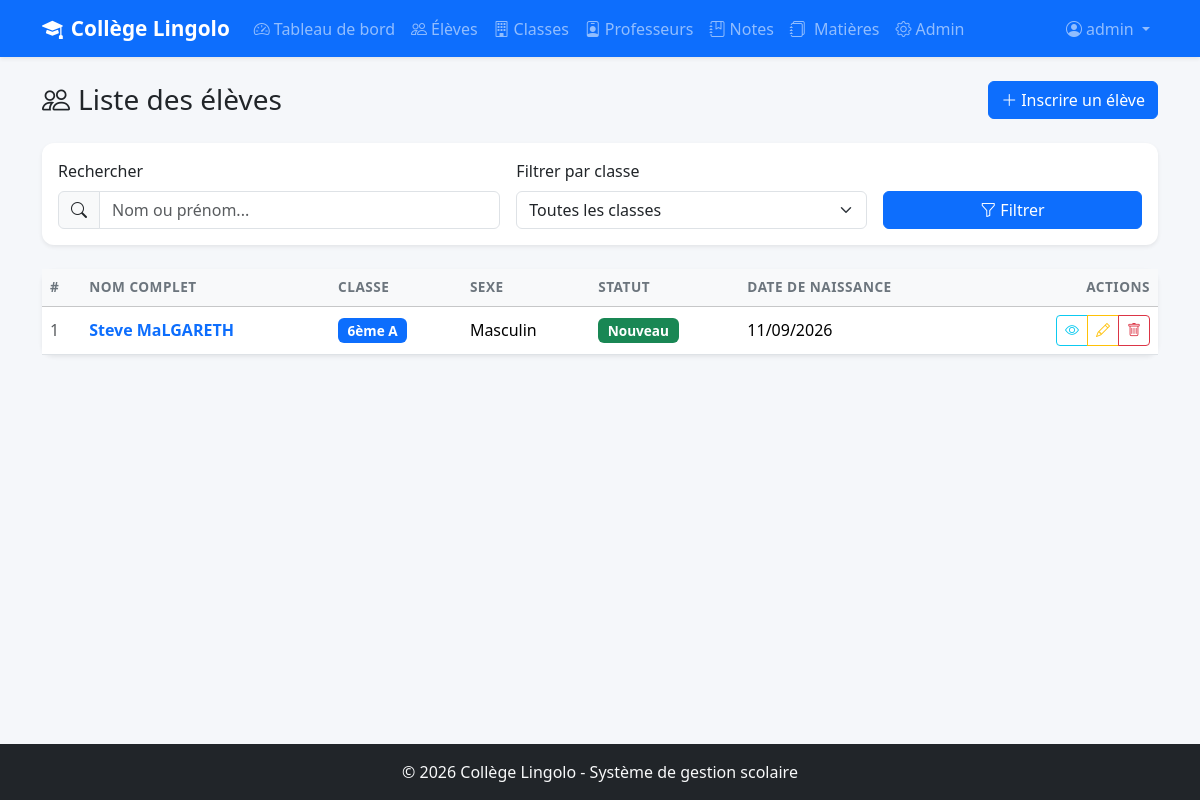
The app's page /eleves/ (signed in) with its own data.
### eleves/models.py (models this page shows, shortened)
class Eleve(models.Model):
    STATUTS = [
        ('nouveau', 'Nouveau'),
        ('redoublant', 'Redoublant'),
    ]
    SEXES = [
        ('M', 'Masculin'),
        ('F', 'Féminin'),
    ]
    nom = models.CharField(
        max_length=100,
        verbose_name="Nom de famille"
    )
    prenom = models.CharField(
        max_length=100,
        verbose_name="Prénom"
    )
    date_naissance = models.DateField(
        verbose_name="Date de naissance",
        help_text="Format : AAAA-MM-JJ (ex: 2010-05-15)"
    )
    sexe = models.CharField(
        max_length=1,
        choices=SEXES,
        default='M',
        verbose_name="Sexe"
    )
    classe = models.ForeignKey(
        Classe,
        on_delete=models.SET_NULL,       # Si la classe est supprimée → NULL
        null=True,                       # Autorise NULL en base de données
        blank=True,                      # Autorise le champ vide dans les forms
        related_name='eleves',           # classe.eleves.all() pour avoir les élèves
        verbose_name="Classe"
    )
    statut = models.CharField(
        max_length=20,
        choices=STATUTS,
        default='nouveau',
        verbose_name="Statut"
    )
    adresse = models.TextField(
        blank=True,                      # blank=True = champ optionnel dans les forms
        default='',                      # Valeur par défaut vide
        verbose_name="Adresse"
    )
    nom_parent = models.CharField(
        max_length=200,
        blank=True,
        default='',
        verbose_name="Nom du parent/tuteur"
    )
    telephone_parent = models.CharField(
        max_length=20,
        blank=True,
        default='',
        verbose_name="Téléphone du parent",
        help_text="Ex: +242 06 xxx xx xx"
    )
    date_inscription = models.DateTimeField(
        auto_now_add=True,
        verbose_name="Date d'inscription"
    )
    class Meta:
        verbose_name = "Élève"
        verbose_name_plural = "Élèves"
        ordering = ['classe', 'nom', 'prenom']  # Tri par classe puis nom

class Classe(models.Model):
    NIVEAUX = [
        ('6eme', '6ème'),
        ('5eme', '5ème'),
        ('4eme', '4ème'),
        ('3eme', '3ème'),
    ]
    niveau = models.CharField(
        max_length=10,
        choices=NIVEAUX,
        verbose_name="Niveau",           # Nom affiché dans l'admin et les forms
        help_text="Niveau scolaire"      # Texte d'aide sous le champ
    )
    lettre = models.CharField(
        max_length=5,
        verbose_name="Lettre",
        help_text="Ex: A, B, C..."
    )
    capacite = models.IntegerField(
        default=50,                      # Valeur par défaut si non renseignée
        verbose_name="Capacité maximale",
        help_text="Nombre maximum d'élèves"
    )
    class Meta:
        verbose_name = "Classe"
        verbose_name_plural = "Classes"
        ordering = ['niveau', 'lettre']
        unique_together = ['niveau', 'lettre']
    def __str__(self):
        return f"{self.get_niveau_display()} {self.lettre}"

### eleves/views.py (the view)
# urls.py: path('eleves/', views.liste_eleves, name='liste_eleves'),
@login_required
def liste_eleves(request):
    query = request.GET.get('q', '')
    classe_id = request.GET.get('classe', '')
    eleves = Eleve.objects.select_related('classe')
    if query:
        eleves = eleves.filter(
            Q(nom__icontains=query) | Q(prenom__icontains=query)
        )
    if classe_id:
        eleves = eleves.filter(classe_id=classe_id)
    classes = Classe.objects.all()
    context = {
        'eleves': eleves,
        'classes': classes,
        'query': query,
        'classe_id': classe_id,
    }
    return render(request, 'eleves/liste_eleves.html', context)

### eleves/templates/eleves/liste_eleves.html (shortened to what this page needs)
{% extends 'eleves/base.html' %}
{% block content %}
<div class="d-flex justify-content-between align-items-center mb-4">
    <h1 class="h3 mb-0">
        <i class="bi bi-people me-2"></i>Liste des élèves
    </h1>
    <a href="{% url 'ajouter_eleve' %}" class="btn btn-primary">
        <i class="bi bi-plus-lg me-1"></i>Inscrire un élève
    </a>
</div>
<div class="card border-0 shadow-sm mb-4">
    <div class="card-body">
        <form method="GET" class="row g-3 align-items-end">
            <div class="col-md-5">
                <label for="q" class="form-label">Rechercher</label>
                <div class="input-group">
                    <span class="input-group-text"><i class="bi bi-search"></i></span>
                    <input type="text" name="q" id="q" class="form-control"
                           placeholder="Nom ou prénom..." value="{{ query }}">
                </div>
            </div>
            <div class="col-md-4">
                <label for="classe" class="form-label">Filtrer par classe</label>
                <select name="classe" id="classe" class="form-select">
                    <option value="">Toutes les classes</option>
                </select>
            </div>
            <div class="col-md-3">
                <button type="submit" class="btn btn-primary w-100">
                    <i class="bi bi-funnel me-1"></i>Filtrer
                </button>
            </div>
        </form>
    </div>
</div>
<div class="card border-0 shadow-sm">
    <div class="card-body p-0">
        <div class="table-responsive">
            <table class="table table-hover align-middle mb-0">
                <thead class="table-light">
                    <tr>
                        <th>#</th>
                        <th>Nom complet</th>
                        <th>Classe</th>
                        <th>Sexe</th>
                        <th>Statut</th>
                        <th>Date de naissance</th>
                        <th class="text-end">Actions</th>
                    </tr>
                </thead>
                <tbody>
                    {% for eleve in eleves %}
                    <tr>
                        <td class="text-muted">{{ forloop.counter }}</td>
                        <td>
                            <a href="{% url 'detail_eleve' eleve.pk %}"
                               class="text-decoration-none fw-semibold">
                                {{ eleve.prenom }} {{ eleve.nom }}
                            </a>
                        </td>
                        <td>
                            {% if eleve.classe %}
                                <a href="{% url 'detail_classe' eleve.classe.pk %}"
                                   class="badge bg-primary text-decoration-none">
                                    {{ eleve.classe }}
                                </a>
                            {% else %}
                                <span class="badge bg-secondary">Non affecté</span>
                            {% endif %}
                        </td>
                        <td>{{ eleve.get_sexe_display }}</td>
                        <td>
                            {% if eleve.statut == 'nouveau' %}
                                <span class="badge bg-success">Nouveau</span>
                            {% else %}
                                <span class="badge bg-warning text-dark">Redoublant</span>
                            {% endif %}
                        </td>
                        <td>{{ eleve.date_naissance|date:"d/m/Y" }}</td>
                        <td class="text-end">
                            <div class="btn-group btn-group-sm">
                                <a href="{% url 'detail_eleve' eleve.pk %}"
                                   class="btn btn-outline-info" title="Voir">
                                    <i class="bi bi-eye"></i>
                                </a>
                                <a href="{% url 'modifier_eleve' eleve.pk %}"
                                   class="btn btn-outline-warning" title="Modifier">
                                    <i class="bi bi-pencil"></i>
                                </a>
                                <a href="{% url 'supprimer_eleve' eleve.pk %}"
                                   class="btn btn-outline-danger" title="Supprimer">
                                    <i class="bi bi-trash"></i>
                                </a>
                            </div>
                        </td>
                    </tr>
                    {% endfor %}
                </tbody>
            </table>
        </div>
    </div>
</div>
{% endblock %}

### eleves/templates/eleves/base.html (shortened to what this page needs)
{% load static %}
<!DOCTYPE html>
<html lang="fr">
<head>
    <link href="https://cdn.jsdelivr.net/npm/bootstrap@5.3.3/dist/css/bootstrap.min.css"
          rel="stylesheet">
    <link href="https://cdn.jsdelivr.net/npm/bootstrap-icons@1.11.3/font/bootstrap-icons.min.css"
          rel="stylesheet">
    <link href="{% static 'css/style.css' %}" rel="stylesheet">
</head>
<body>
    <nav class="navbar navbar-expand-lg navbar-dark bg-primary shadow-sm">
        <div class="container">
            <a class="navbar-brand fw-bold" href="{% url 'dashboard' %}">
                <i class="bi bi-mortarboard-fill me-2"></i>Collège Lingolo
            </a>
            <div class="collapse navbar-collapse" id="navbarNav">
                <ul class="navbar-nav me-auto">
                    <li class="nav-item">
                        <a class="nav-link" href="{% url 'dashboard' %}">
                            <i class="bi bi-speedometer2 me-1"></i>Tableau de bord
                        </a>
                    </li>
                    <li class="nav-item">
                        <a class="nav-link" href="{% url 'liste_eleves' %}">
                            <i class="bi bi-people me-1"></i>Élèves
                        </a>
                    </li>
                    <li class="nav-item">
                        <a class="nav-link" href="{% url 'liste_classes' %}">
                            <i class="bi bi-building me-1"></i>Classes
                        </a>
                    </li>
                    <li class="nav-item">
                        <a class="nav-link" href="{% url 'liste_professeurs' %}">
                            <i class="bi bi-person-badge me-1"></i>Professeurs
                        </a>
                    </li>
                    <li class="nav-item">
                        <a class="nav-link" href="{% url 'liste_notes' %}">
                            <i class="bi bi-journal-bookmark me-1"></i>Notes
                        </a>
                    </li>
                    <li class="nav-item">
                        <a class="nav-link" href="{% url 'liste_matieres' %}">
                           <i class="bi bi-journals me-1"></i> Matières</a>
                    </li>
                    {% if user.is_superuser %}
                    <li class="nav-item">
                        <a class="nav-link" href="{% url 'admin:index' %}">
                            <i class="bi bi-gear me-1"></i>Admin
                        </a>
                    </li>
                    {% endif %}
                </ul>
                <ul class="navbar-nav">
                    <li class="nav-item dropdown">
                        <a class="nav-link dropdown-toggle" href="#"
                           role="button" data-bs-toggle="dropdown">
                            <i class="bi bi-person-circle me-1"></i>{{ user.username }}
                        </a>
                    </li>
                </ul>
            </div>
        </div>
    </nav>
    <main class="container my-4">
        {% block content %}{% endblock %}
    </main>
    <footer class="bg-dark text-light py-3 mt-5">
        <div class="container text-center">
            <p class="mb-0">
                &copy; 2026 Collège Lingolo - Système de gestion scolaire
            </p>
        </div>
    </footer>
</body>
</html>

### static/css/style.css (style rules this page uses)
body { background-color: #f5f7fa; min-height: 100vh; display: flex; flex-direction: column; }
main { flex: 1; }
.card { border-radius: 12px; transition: transform 0.2s ease; }
.navbar-brand { font-size: 1.3rem; }
.table th { font-weight: 600; font-size: 0.85rem; text-transform: uppercase; letter-spacing: 0.5px; color: #6c757d; }
.badge { font-size: 0.85rem; padding: 0.4em 0.7em; }
footer { margin-top: auto; }

### records on screen
Eleve: prenom "Steve", nom "MaLGARETH", classe "6ème A", sexe "Masculin", statut "Nouveau", date_naissance "11/09/2026"

### other values on screen
{{ user.username }} "admin"
